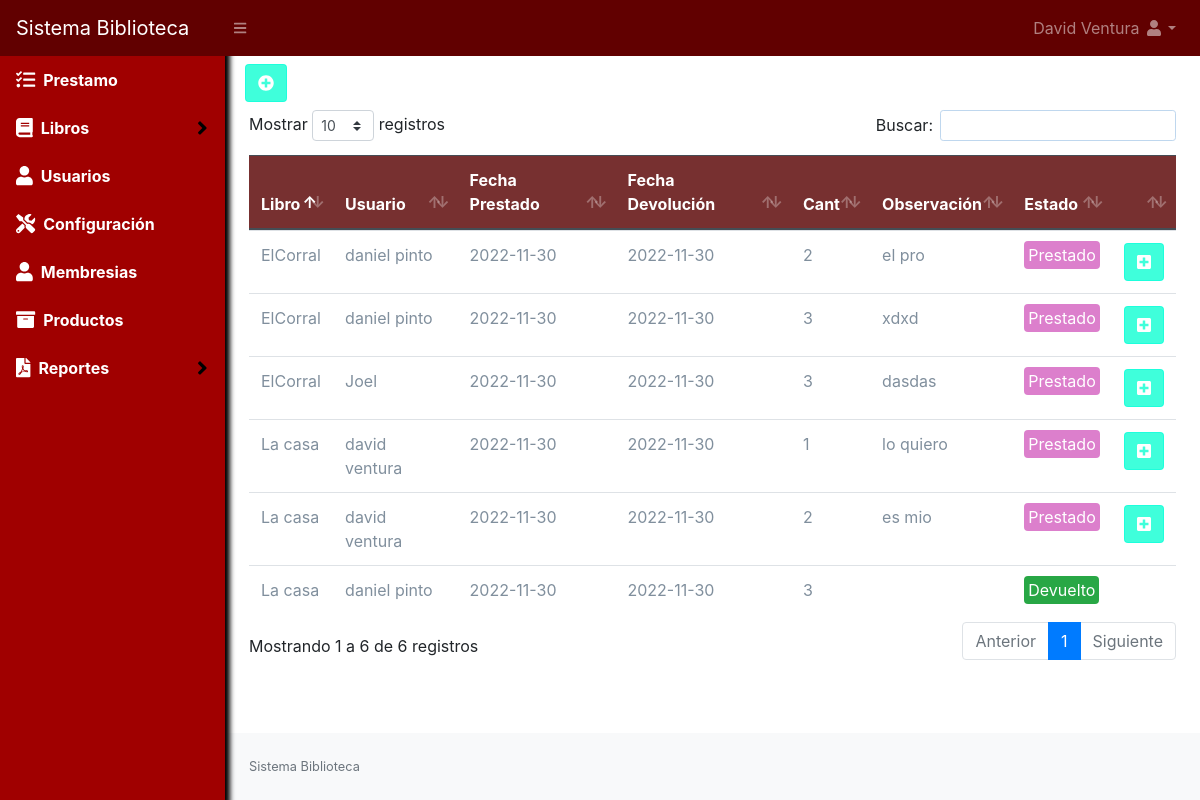
/Admin/Listar (signed in), run on the app's committed database.
### tables this page shows
CREATE TABLE `prestamo` (
  `id` int NOT NULL AUTO_INCREMENT,
  `id_usuario` int NOT NULL,
  `id_libro` int NOT NULL,
  `fecha_prestamo` date NOT NULL,
  `fecha_devolucion` date NOT NULL,
  `cantidad` int NOT NULL,
  `observacion` text NOT NULL,
  `estado` int NOT NULL DEFAULT '1',
  PRIMARY KEY (`id`)
);

CREATE TABLE `libro` (
  `id` int NOT NULL AUTO_INCREMENT,
  `titulo` text NOT NULL,
  `cantidad` int NOT NULL,
  `id_autor` int NOT NULL,
  `id_editorial` int NOT NULL,
  `anio_edicion` date NOT NULL,
  `id_materia` int NOT NULL,
  `num_pagina` int NOT NULL,
  `descripcion` text NOT NULL,
  `imagen` varchar(100) NOT NULL,
  `estado` int NOT NULL DEFAULT '1',
  PRIMARY KEY (`id`)
);

CREATE TABLE `usuarios` (
  `id` int NOT NULL AUTO_INCREMENT,
  `correo` varchar(80) DEFAULT NULL,
  `usuario` varchar(50) NOT NULL,
  `nombre` varchar(200) NOT NULL,
  `clave` varchar(100) NOT NULL,
  `rol` varchar(20) NOT NULL,
  `estado` int NOT NULL DEFAULT '1',
  `membresiaEstado` varchar(20) NOT NULL,
  PRIMARY KEY (`id`),
  UNIQUE KEY `useremail_UNIQUE` (`correo`)
);

### Libraries/Core/Views.php (called while the page is built)
<?php
class Views{
    function getView($controller, $view, $data="", $alert="", $config = "", $cliente = "")
    {
        $controller = get_class($controller);
        if ($controller == "Home") {
            $view = "Views/".$view.".php";
        }else{
            $view = "Views/" . $controller . "/" . $view . ".php";
        }
        require_once($view);
    }
}
?>

### index.php (called while the page is built, shortened)
<?php
require_once("Helpers/Helpers.php");
require_once("Libraries/Core/Load.php");
?>

### Libraries/Core/Mysql.php (called while the page is built, shortened)
<?php
class Mysql extends Conexion{
    private $conexion;
    function __construct()
    {
        $this->conexion = new Conexion();
        $this->conexion = $this->conexion->conect();
    }
    public function select_all(string $query){
        $this->strquery = $query;
        $result = $this->conexion->prepare($this->strquery);
        $result->execute();
        $data = $result->fetchall(PDO::FETCH_ASSOC);
        return $data;
    }
}
?>

### Libraries/Core/Conexion.php (called while the page is built)
<?php
class Conexion{
    private $conect;
    public function __construct()
    {
      $conexion = "mysql:host=".HOST.";dbname=".BD.";.CHARSET.";
      try {
          $this->conect = new PDO($conexion, DB_USER, PASS);
          $this->conect->setAttribute(PDO::ATTR_ERRMODE, PDO::ERRMODE_EXCEPTION);
      } catch (PDOException $e) {
          $this->conect = "Error en la conexion";
          echo "Error: " . $e->getMessage();
      }
    }
    public function conect()
    {
        return $this->conect;
    }
}
?>

### Models/AdminModel.php (called while the page is built, shortened)
<?php
class AdminModel extends Mysql{
    public function selectPrestamo()
    {
        $sql = "SELECT u.id, u.nombre, l.id, l.titulo, p.id, p.id_usuario, p.id_libro, p.fecha_prestamo, p.fecha_devolucion, p.cantidad, p.observacion, p.estado FROM usuarios u INNER JOIN libro l INNER JOIN prestamo p ON p.id_usuario = u.id WHERE p.id_libro = l.id";
        $res = $this->select_all($sql);
        return $res;
    }
}

### Helpers/Helpers.php (called while the page is built, shortened)
<?php
function base_url()
{
    return BASE_URL;
}
?>

### Views/admin/listar.php (the view, shortened to what this page needs)
<div id="layoutSidenav_content">
    <main>
        <div class="container-fluid">
            <div class="row">
                <div class="col-md-12 p-2">
                <?php if ($_SESSION['rol'] == 1) { ?>
                    <button class="btn btn-primary" type="button" data-toggle="modal" data-target="#prestar"><i class="fas fa-plus-circle"></i></button>
                <?php } ?>
                </div>
                <div class="col-md-12">
                    <table class="table" id="table">
                        <thead class="thead-dark">
                            <tr>
                                <th>Libro</th>
                                <th>Usuario</th>
                                <th>Fecha Prestado</th>
                                <th>Fecha Devolución</th>
                                <th>Cant</th>
                                <th>Observación</th>
                                <th>Estado</th>
                                <th></th>
                            </tr>
                        </thead>
                        <tbody>
                            <?php foreach ($data['prestamos'] as $row) {
                                if ($row['estado'] == 1) {
                                    $estado = '<span class="badge-danger p-1 rounded">Prestado</span>';
                                } else {
                                    $estado = '<span class="badge-success p-1 rounded">Devuelto</span>';
                                }
                            ?>
                                <tr>
                                    <td><?php echo $row['titulo']; ?></td>
                                    <td><?php echo $row['nombre']; ?></td>
                                    <td><?php echo $row['fecha_prestamo']; ?></td>
                                    <td><?php echo $row['fecha_devolucion']; ?></td>
                                    <td><?php echo $row['cantidad']; ?></td>
                                    <td><?php echo $row['observacion']; ?></td>
                                    <td><?php echo $estado; ?></td>
                                    <td>
                                        <?php if ($row['estado'] == 1 && $_SESSION['rol'] == 1) { ?>
                                            <form method="post" action="<?php echo base_url(); ?>admin/devolver" class="devolver">
                                                <button class="btn btn-primary" data-id="<?php echo $row['id']; ?>" type="submit"><i class="fas fa-plus-square"></i></button>
                                            </form>
                                        <?php } ?>
                                    </td>
                                </tr>
                            <?php } ?>
                        </tbody>
                    </table>
                </div>
            </div>
        </div>
    </main>

### data on the page
prestamo: id_libro.titulo "La casa", id_usuario.nombre "david ventura", fecha_prestamo "2022-11-30", fecha_devolucion "2022-11-30", cantidad "1", observacion "lo quiero", estado "Prestado"
prestamo: id_libro.titulo "La casa", id_usuario.nombre "david ventura", fecha_prestamo "2022-11-30", fecha_devolucion "2022-11-30", cantidad "2", observacion "es mio", estado "Prestado"
prestamo: id_libro.titulo "ElCorral", id_usuario.nombre "daniel pinto", fecha_prestamo "2022-11-30", fecha_devolucion "2022-11-30", cantidad "2", observacion "el pro", estado "Prestado"
prestamo: id_libro.titulo "ElCorral", id_usuario.nombre "daniel pinto", fecha_prestamo "2022-11-30", fecha_devolucion "2022-11-30", cantidad "3", observacion "xdxd", estado "Prestado"
prestamo: id_libro.titulo "La casa", id_usuario.nombre "daniel pinto", fecha_prestamo "2022-11-30", fecha_devolucion "2022-11-30", cantidad "3", estado "Devuelto"
prestamo: id_libro.titulo "ElCorral", id_usuario.nombre "Joel", fecha_prestamo "2022-11-30", fecha_devolucion "2022-11-30", cantidad "3", observacion "dasdas", estado "Prestado"

### other printed values
$_SESSION['nombre'] "David Ventura"
